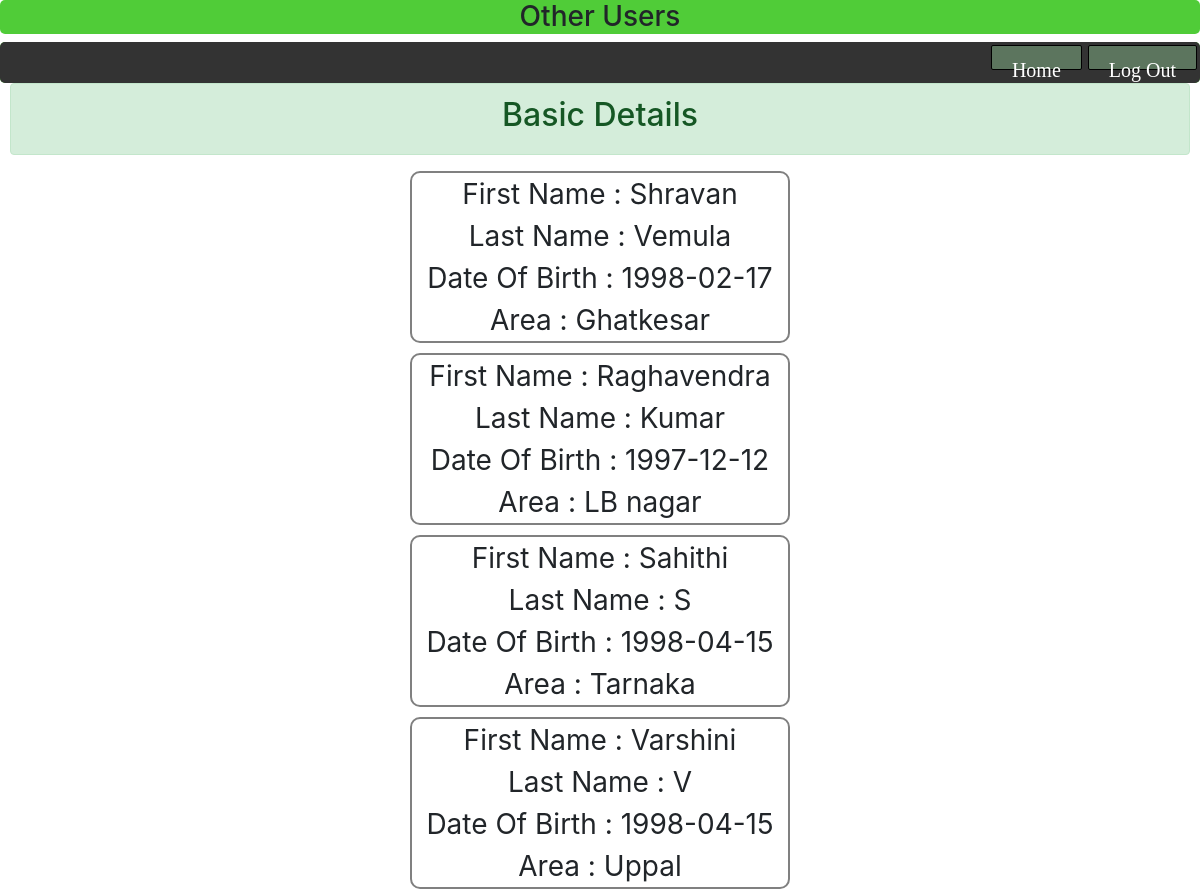
Screenshot of /others.php (signed in) with the database file from the repository.
### tables this page shows
CREATE TABLE `reg2` (
  `id` int(5) NOT NULL,
  `firstname` varchar(20) NOT NULL,
  `lastname` varchar(20) NOT NULL,
  `dob` date NOT NULL,
  `MOBILE` bigint(10) NOT NULL,
  `EMAIL` varchar(30) NOT NULL,
  `CON` varchar(20) NOT NULL,
  `DIS` varchar(20) NOT NULL,
  `CIT` varchar(20) NOT NULL,
  `AGE` int(5) NOT NULL,
  `password` varchar(20) NOT NULL
);

### others.php (the view, shortened to what this page needs)
<?php
require 'connect.inc.php';
?>
<!DOCTYPE html>
<html>
<head>
<link href="https://stackpath.bootstrapcdn.com/bootstrap/4.3.1/css/bootstrap.min.css" rel="stylesheet">
<link rel="stylesheet" href="https://cdnjs.cloudflare.com/ajax/libs/font-awesome/4.7.0/css/font-awesome.min.css">
<link rel="stylesheet" type="text/css" href="stylee.css">
<link rel="stylesheet" href="https://maxcdn.bootstrapcdn.com/bootstrap/4.1.0/css/bootstrap.min.css">
</head>
<body>
    <div id="heading">
    	<h3 align="center">Other Users</h3>
    </div>
 <div class="index">
<center>
<ul>
  <li style="float:right;"> <a href="index.php">Log Out</a></li>
<li style="float:right;"> <a href="userspage.php">Home</a></li>
</ul>
</div>
<div class="main">
	<div class="alert alert-success" align="center"><h2>Basic Details</h2></div>
  <?php
   	if($_SESSION['id'])
	{
		$id=$_SESSION['id'];
		 $sql = "SELECT * FROM reg2 where id <>'$id'";
		 $records = mysqli_query($conn,$sql);
		while($row = mysqli_fetch_array($records))
		{
						echo '<div class="Lead emailform" align="center">';
						echo "First Name    : ".$row['firstname']."<br>";
						echo "Last Name     : ".$row['lastname']."<br>";
						echo "Date Of Birth : ".$row['dob']."<br>";
						echo "Area          : ".$row['CIT']."<br>";
						echo "</div>";
		}
 }
?>
</body>
</html>

### stylee.css (style rules this page uses)
* { margin: 0; padding: 0; }
body { margin: 0; padding: 0; line-height: 1.5em; font-family: Verdana, Arial, san-serif; font-size: 11px; color: #ffffff; background-image: url("book4.png"); width:100%; height:100%; background-repeat: no-repeat; }
ul li a { background-color:#5c755e; text-decoration:none; color:white; font-size:20px; height:25px; margin:3px; padding:5px; border:1px solid black; border-radius:2px; }

### others.php (style rules this page uses)
#heading { background-color: rgba(80, 204, 56, 1); margin:0px; height:150; border-radius:5px; }
.index { background-color: rgba(80, 204, 56, 1); margin:0; width: auto; border-radius:5px; }
.index ul { margin:0px; position: relative; list-style-type:none; z-index: 597; border-radius:5px; }
.index ul li { display: inline-block; float: none; min-height: 1px; vertical-align: middle; }
.index a { display: bloc; line-height: 1em; text-decoration: none; }
.index ul li a { display:inline-block; line-height: 2; background-color:#ooo; font-family:Art Nouveau; padding: .2em 1em; text-decoration:none; color:#fff; }
ul { list-style-type: none; margin: 0; padding: 0; overflow: hidden; background-color: #333; position: sticky; top: 0; }
li { float: left; }
li a { display: block; color: white; text-align: center; padding: 14px 16px; text-decoration: none; }
.main { font-size: 28px; padding: 0px 10px; }
.emailform { border:2px solid grey; border-radius:10px; margin-top:10px; margin-left:400px; margin-right:400px; }

### rows the page displays
reg2: firstname "Shravan", lastname "Vemula", dob "1998-02-17", CIT "Ghatkesar"
reg2: firstname "Raghavendra", lastname "Kumar", dob "1997-12-12", CIT "LB nagar"
reg2: firstname "Sahithi", lastname "S", dob "1998-04-15", CIT "Tarnaka"
reg2: firstname "Varshini", lastname "V", dob "1998-04-15", CIT "Uppal"
